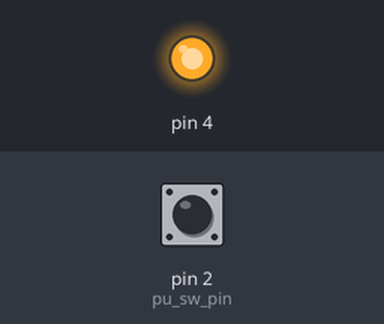
Bench run of a sketch on a simulated Arduino Uno, built with avr-gcc and run on an emulated ATmega328P. Parts: output pins drawn as LEDs (lit = HIGH). The test bench sets the inputs (shaded band); at power-on: pin 2 (pu_sw_pin) LOW.

Above: at 1.2 s.
1.3 s: pin 2 (pu_sw_pin) pulled HIGH for 0.15 s
At 1.37 s:
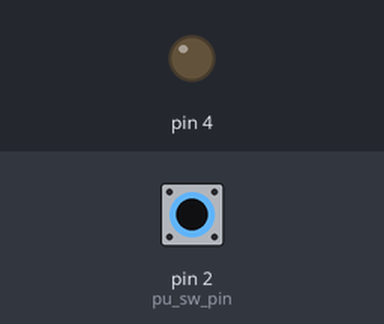
2.9 s: pin 2 (pu_sw_pin) pulled HIGH for 3.2 s
At 6.9 s:
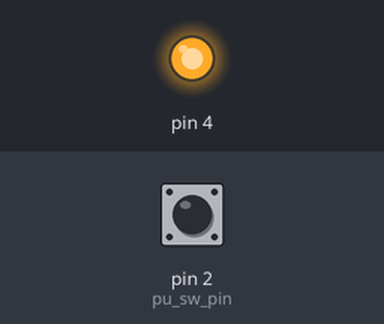
Timing chart, 0 to 8.4 s (numbered marks = the images above; inputs shaded):
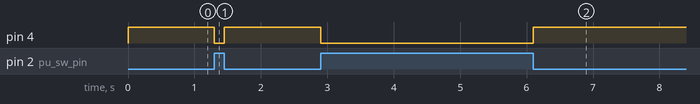

The sketch:

ex06_switch.ino
```cpp
#include <LED.h>

const int pu_sw_pin = 2;
LED blue_led(4);

void setup() {
  // put your setup code here, to run once:
  pinMode(pu_sw_pin, INPUT);
}

void loop() {
  // put your main code here, to run repeatedly:
  boolean pu_sw;

  // default 로 switch 를 누르지 않으면 I/O 에 high
  //    즉 pu_sw = 1
  // pu_sw 를 setValue 로 하면 버튼을 누르지 않을 때 LED = High
  // 따라서 '!' 를 이용하여 풀다운 방식과 같이 구현
  pu_sw = digitalRead(pu_sw_pin);
  blue_led.setValue(!pu_sw);
}
```

Measured:
- after the input at 1.3 s, pin 4: HIGH → LOW at once, → HIGH 0.15 s later
- after the input at 2.9 s, pin 4: HIGH → LOW at once, → HIGH 3.2 s later
